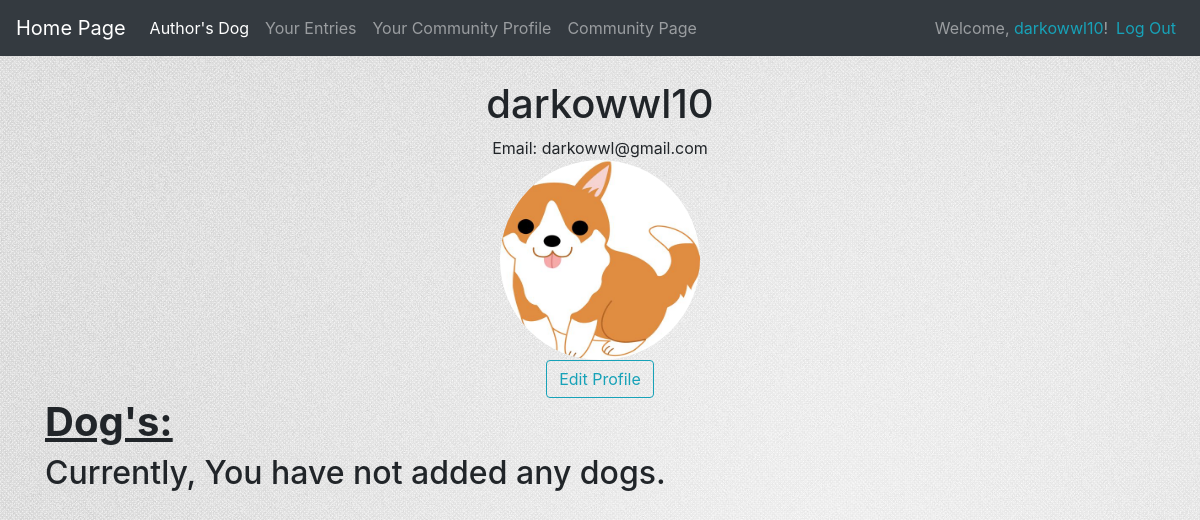
The page /user_private_profile/3/ (signed in) on the database as committed earlier.
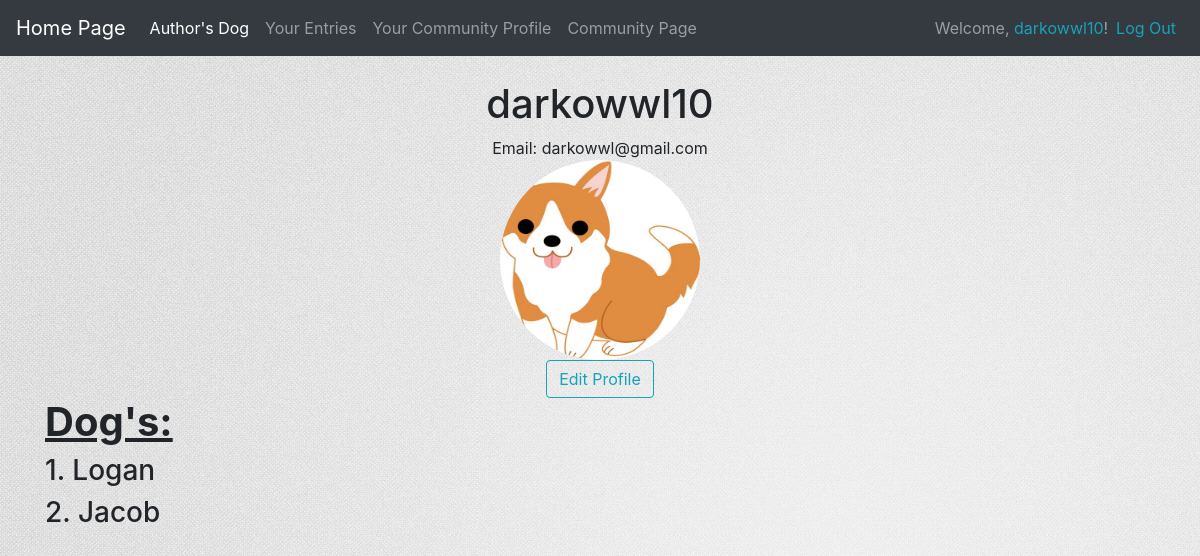
The same page on the database as committed later.
### test_dog_app/models.py (models this page shows)
class DogName(models.Model):
    owner = models.ForeignKey(User, on_delete=models.CASCADE)
    owner_profile = models.ForeignKey(Profile, on_delete=models.CASCADE, null=False, blank=False)
    name = models.CharField(max_length=70)
    share = models.BooleanField(default=False)
    shared_date = models.DateTimeField(auto_now_add=False, auto_now=False, null=True, blank=False)
    def __str__(self):
        return self.name

### users/views.py (the view)
# urls.py: path('user_private_profile/<int:user_id>/', views.user_private_profile, name='user_private_profile'),
@login_required
def user_private_profile(request, user_id):
    profile = Profile.objects.get(id=user_id)
    user_dogs = profile.dogname_set.all()
    if profile.user != request.user:
        raise Http404
    content = {'user_dogs' : user_dogs,}
    return render(request, 'user_private_profile.html', content)

### users/templates/user_private_profile.html
{% extends 'base.html' %}
{% block content %}
    <div style="text-align: center">
        <h1>{{ user.username }}</h1>
        {% if user.email %}
            Email: {{ user.email }}<br>
        {% endif %}
        <img src="{{ user.profile.user_photo.url }}"
             class="rounded-circle"
             style="width: 200px; height: 200px"
             alt="User-Profile-Picture"><br>
        <a class='btn btn-outline-info' href="{% url 'users:edit_user_profile' user.id %}">Edit Profile</a>
    </div>
    <h1>
        <b><u>Dog's:</u></b>
    </h1>
    {% for dog in user_dogs %}
        <h3>
            {{ forloop.counter }}. {{ dog }}
        </h3>
    {% empty %}
    <h2>Currently, You have not added any dogs.</h2>
    {% endfor %}
{% endblock content %}

Rows that differ between the two databases and show on the page:
added DogName: name "Logan"
added DogName: name "Jacob"
Other text that changed with them:
text no longer shown: "Currently, You have not added any dogs."
